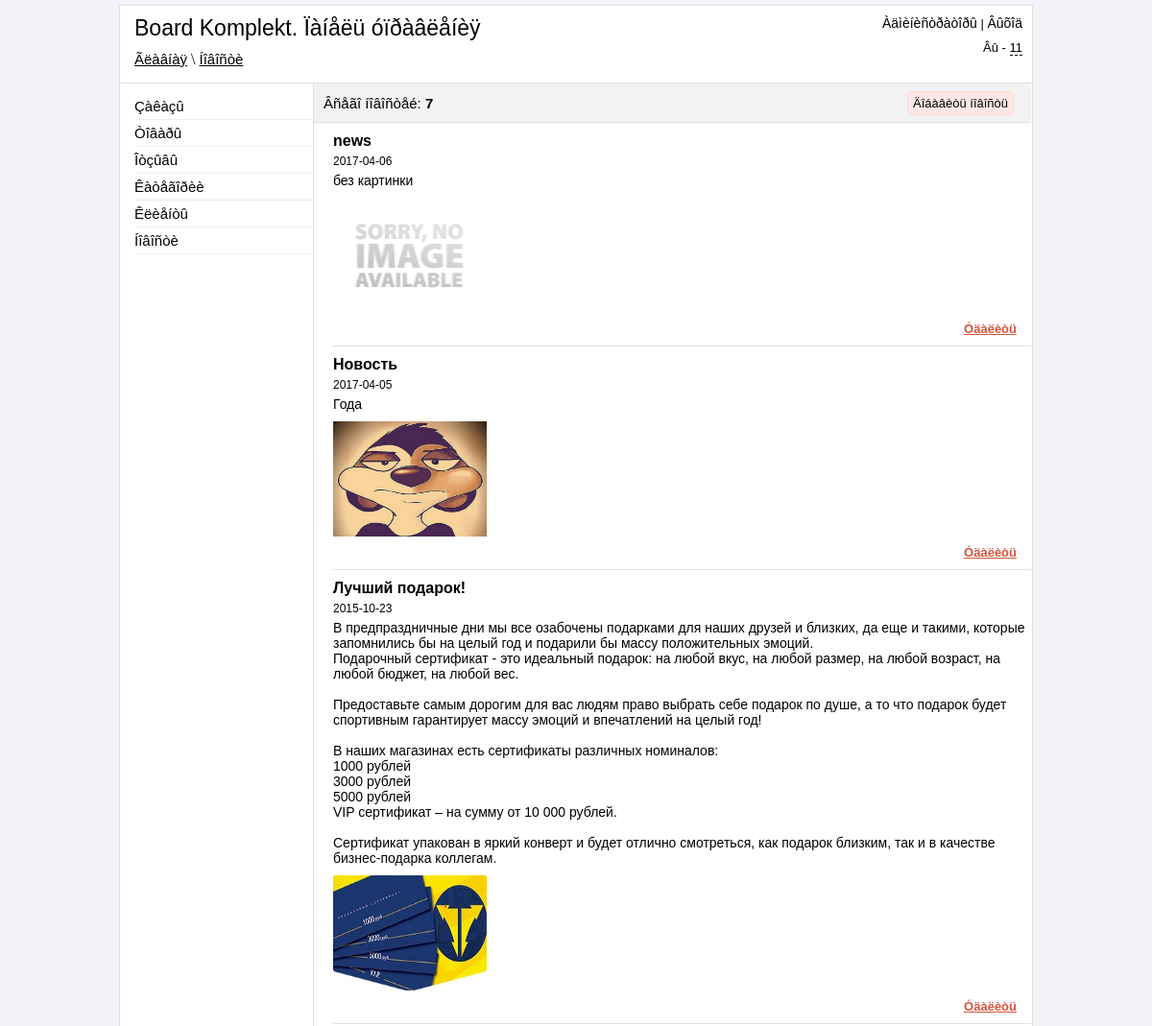
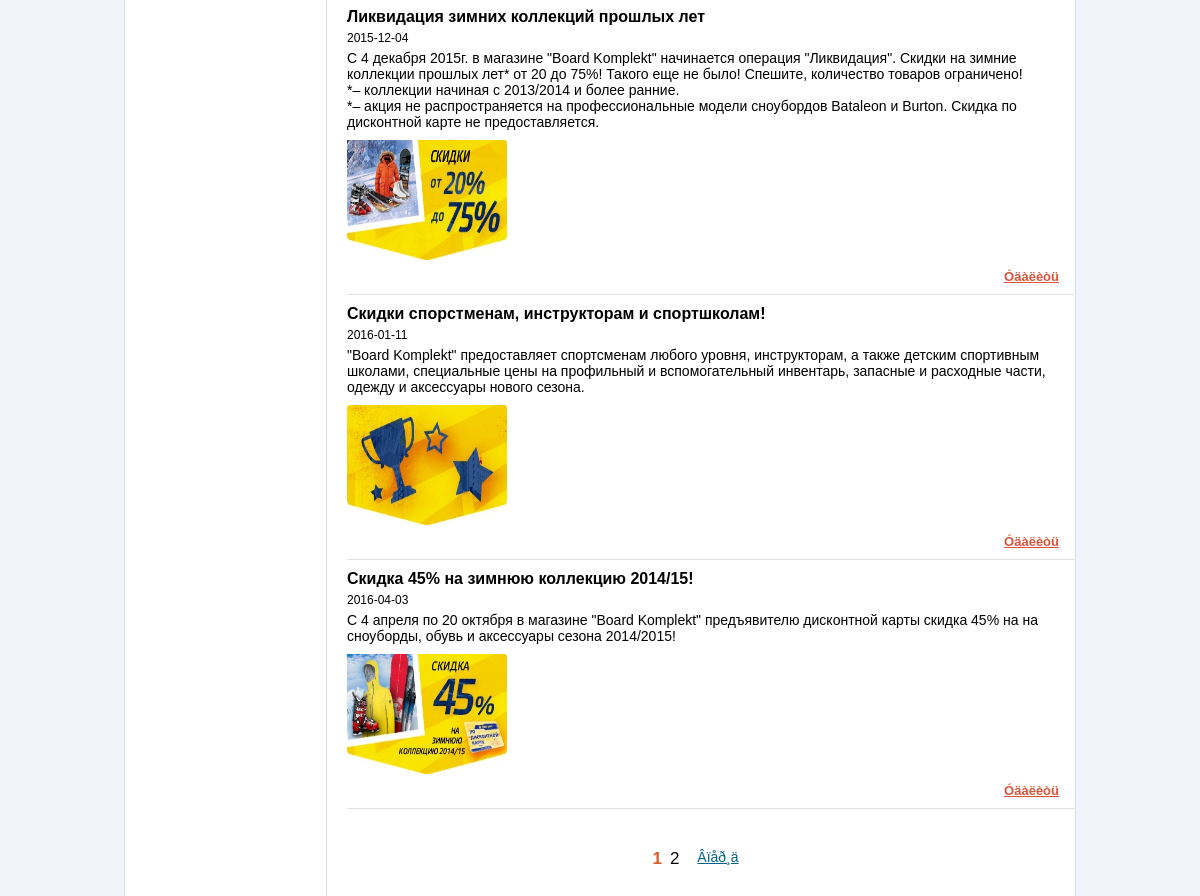
Page /admin/news.php (signed in) on the committed database (2 pictures, top to bottom).
### tables this page shows
CREATE TABLE IF NOT EXISTS `news` (
  `id` int(11) NOT NULL AUTO_INCREMENT,
  `title` varchar(255) NOT NULL,
  `text` text NOT NULL,
  `date` date NOT NULL,
  `image` varchar(255) NOT NULL,
  PRIMARY KEY (`id`)
);

### admin/news.php (the view, shortened to what this page needs)
<?php
	if ($_SESSION['auth_admin'] == "yes_auth")
	{
		include("include/db_connect.php");
        $all_news = mysql_query("SELECT * FROM news", $link);
        $result_count = mysql_num_rows($all_news)
?>
<!DOCTYPE HTML>
<html>
<head>
	<link href ="css/reset.css" rel="stylesheet" type="text/css" />
	<link href ="css/style.css" rel="stylesheet" type="text/css" />
    <link href ="jquery_confirm/jquery_confirm.css" rel="stylesheet" type="text/css" />
    <link href="fancybox/jquery.fancybox.css" rel="stylesheet" type="text/css" />
</head>
<body>
<div class="block-body">
	<?php
		include("include/block-header.php");
	?>
	<div class="block-content">
		<div class = "block-parameters">
			<p class="count-client">Âñåãî íîâîñòåé: <b><?php echo $result_count;?></b></p>
            <p align="right" class="add-style"><a class="news" href="#news" >Äîáàâèòü íîâîñòü</a></p>
		</div>
         <?php
                $num = 6;
                $page = (int)$_GET['page'];
                $count = mysql_query("SELECT COUNT(*) FROM news",$link);
                $temp = mysql_fetch_array($count);
                $post = $temp[0];
                $total = (($post - 1) / $num) + 1;
                $total = intval($total);
                $page = intval($page);
                if(empty($page) or $page <= 0) $page = 1;
                    $start = $page * $num - $num;
                if($temp[0] > 0)
                {
                    $result = mysql_query("SELECT * FROM news ORDER BY id DESC LIMIT $start, $num", $link);
                    if(mysql_num_rows($result) > 0)
                    {
                        $row = mysql_fetch_array($result);
                        do
                        {
                            if(strlen($row["image"]) > 0 && file_exists("../news_images/".$row["image"]))
                            {
                                $img_path = "../news_images/".$row["image"];
                                $width = 160;
                                $height = 120;
                            }
                            else
                            {
                                $img_path = "../../images/no-image.png";
                                $width = 160;
                                $height = 120;
                            }
                            echo '
                            <div class="block-news">
                                <h3>'.$row["title"].'</h3>
                                <span>'.$row["date"].'</span>
                                <p>'.$row["text"].'</p>
                                <img src = "'.$img_path.'" width = "'.$width.'" height = "'.$height.'" />
                                <p class="links-actions" align="right"><a class="delete" rel=news.php?id='.$row["id"].'&action=delete>Óäàëèòü</a></p>
                            </div>
                            ';
                        } while ($row = mysql_fetch_array($result));
                    }
                }
if ($page != $total) $nextpage = '<li><a class="pstr-next" href="news.php?'.$url.'page='. ($page + 1) .'&sort='.$sort.'"/>Âïåð¸ä</a></li>';
if($page + 1 <= $total) $page1right = '<li><a href="news.php?'.$url.'page='. ($page + 1) .'&sort='.$sort.'">'. ($page + 1) .'</a></li>';
if ($page+5 < $total)
{
    $strtotal = '<li><p class="nav-point">...</p></li><li><a href="news.php?'.$url.'page='.$total.'">'.$total.'</a></li>';
}else
{
    $strtotal = "";
}
            ?>
            <?php
    if ($total > 1)
{
    echo '
    <center>
    <div class="pstrnav">
    <ul>
    ';
    echo $pervpage.$page5left.$page4left.$page3left.$page2left.$page1left."<li><a class='pstr-active' href='news.php?".$url."page=".$page."'>".$page."</a></li>".$page1right.$page2right.$page3right.$page4right.$page5right.$strtotal.$nextpage;
    echo '
    </center>
    </ul>
    </div>
    ';
}
?>
	</div>
</body>
</html>
<?php
	}
	else
	{
		header("Location: login.php");
	}
?>

### admin/css/style.css (style rules this page uses)
body { background-color: #F2F4F9 }
b { font-weight:bold; }
.block-body { width: 950px; margin: 5px auto; background-color: white; border: 1px solid #E0E0E0; }
.block-header-left a { font: 15px sans-serif; color: black; }
.block-content { width: 747px; min-height: 650px; height: auto; margin-left: 201px; border-left: 1px solid #E0E0E0; }
.block-parameters { height: 40px; border-bottom: 1px solid #E0E0E0; background-color: #F2F2F2; }
.delete { font: bold 13px sans-serif; color: #D6533C; cursor: pointer; text-decoration: underline; }
.pstrnav { height: 40px; width: auto; margin-top: 30px; margin-bottom: 20px; display: inline-block; }
.pstrnav li { float: left; margin-top: 10px; }
.pstrnav a { font: 17px sans-serif; text-decoration: none; color: black; display: block; padding-left: 4px; padding-right: 4px; }
a.pstr-prev, a.pstr-next { color: #006289; font: 14px arial; text-decoration: underline; margin-left: 10px; margin-right: 10px; }
.pstrnav a.pstr-active { color: #D95D27; font-weight: bold; }
.links-actions { margin-right: 15px; padding-bottom: 10px; }
.count-client { font: 15px sans-serif; margin-top: 12px; margin-left: 10px; position: absolute; }
.block-news { border-bottom: 1px solid #E0E0E0; margin-top: 10px; margin-left: 20px; }
.block-news h3 { font: bold 16px sans-serif; margin-top: 5px; }
.block-news span { display: block; font: 12px sans-serif; margin-top: 5px; }
.block-news p { font: 14px sans-serif; margin-top: 5px; margin-bottom: 0px; }
.block-news img { padding-top: 10px; }
.add-style { margin-top: 12px; margin-left: 618px; position: absolute; }
.add-style a { font: 13px sans-serif; color: black; text-decoration: none; border: 1px solid #FFDACA; background-color: #FFE7E7; padding-left: 5px; padding-right: 5px; padding-top: 4px; padding-bottom: 4px; border-radius: 5px; }

### rows in the picture
news: title "news", date "2017-04-06", text "без картинки", shows a picture
news: title "Новость", date "2017-04-05", text "Года", image (picture)
news: title "Лучший подарок!", date "2015-10-23", text "В предпраздничные дни мы все озабочены подарками для наших друзей и близких, да еще и такими, которые запомнились бы на целый год и подарили бы массу положительных эмоций. Подарочный сертификат - это идеальный подарок: на любой вкус, на любой размер, на любой возраст, на любой бюджет, на любой вес. Предоставьте самым дорогим для вас людям право выбрать себе подарок по душе, а то что подарок будет спортивным гарантирует массу эмоций и впечатлений на целый год! В наших магазинах есть сертификаты различных номиналов: 1000 рублей 3000 рублей 5000 рублей VIP сертификат – на сумму от 10 000 рублей. Сертификат упакован в яркий конверт и будет отлично смотреться, как подарок близким, так и в…", image (picture)
news: title "Ликвидация зимних коллекций прошлых лет", date "2015-12-04", text "С 4 декабря 2015г. в магазине \"Board Komplekt\" начинается операция \"Ликвидация\". Скидки на зимние коллекции прошлых лет* от 20 до 75%! Такого еще не было! Спешите, количество товаров ограничено! *– коллекции начиная с 2013/2014 и более ранние. *– акция не распространяется на профессиональные модели сноубордов Bataleon и Burton. Скидка по дисконтной карте не предоставляется.", image (picture)
news: title "Скидки спорстменам, инструкторам и спортшколам!", date "2016-01-11", text "\"Board Komplekt\" предоставляет спортсменам любого уровня, инструкторам, а также детским спортивным школами, специальные цены на профильный и вспомогательный инвентарь, запасные и расходные части, одежду и аксессуары нового сезона.", image (picture)
news: title "Скидка 45% на зимнюю коллекцию 2014/15!", date "2016-04-03", text "C 4 апреля по 20 октября в магазине \"Board Komplekt\" предъявителю дисконтной карты скидка 45% на на сноуборды, обувь и аксессуары сезона 2014/2015!", image (picture)

### other values in the picture
$_SESSION['urlpage'] "Ãëàâíàÿ \\ Íîâîñòè"
$result_count "7"
$page "1"
$page + 1 "2"
